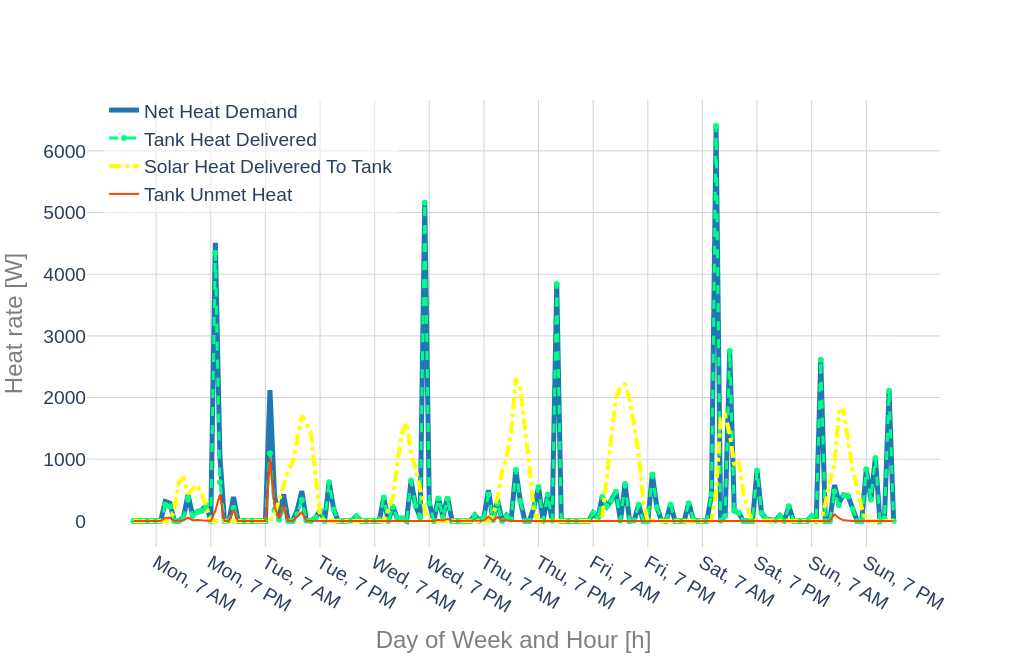

Here is the notebook cell this chart was saved with:
### Code cell
print('month, day, hour:\nData starts at', ts_res_indiv_new_cold.loc[first_hour, ['month','day', 'hour']].transpose().values, 'and ends at',
ts_res_indiv_new_cold.loc[last_hour, ['month','day', 'hour']].transpose().values)

ts_res_indiv_new_cold['day_of_week']= calendar_df['day_of_week'].str[:3] + ', ' + calendar_df['am_pm']
title = ''

fig = Plot(data_headers = [r['q_dem'], r['q_del_tank'],r['q_del_sol'],r['q_unmet_tank']], \
                 outpath = path, save_image = True, title = title, # title = 'Individual SWH Retrofit' + ', Climate Zone ' + str(int(cold_cz)),
                 label_v = 'Heat rate [W]', label_h = 'Day of Week and Hour [h]', \
                 legend = True, duration_curve = False, margin_l = m_l, margin_b = m_b,\
                 notebook_mode = True, width = w, height = h, fontsize = f, legend_x = 0.02, legend_y = 1.02).\
            series(ts_res_indiv_new_cold.loc[first_hour + 1 : last_hour,\
                ['day_of_week', r['q_dem'], r['q_del_tank'],r['q_del_sol'],r['q_unmet_tank']]], \
                 index_in_a_column = 'day_of_week', xtickvals = ts_res_indiv_new_cold['day_of_week'].unique()[6::12], \
                 outfile = 'ts_res_indiv_new_cold.pdf', modes = ['lines', 'lines+markers', 'lines', 'lines'], \
                   dashes = ['solid','dash','dashdot','solid'], width=[5,3,4,2], \
                   colors = ['rgb(31, 119, 180)', 'rgb(0,255,127)', 'rgb(255,255,0)', 'rgb(255,69,0)'])

### Figure 1 — Plotly figure (JSON) as saved in the notebook; plotly's stock layout.template omitted (floating-point values rounded to 4 significant figures; data arrays with more than 128 entries replaced by an {"elided": "..."} marker saying what was removed)
{"data": [{"line": {"color": "rgb(31, 119, 180)", "dash": "solid", "width": 5}, "mode": "lines", "name": "Net Heat Demand", "type": "scatter", "x": {"elided": "168 str values"}, "y": {"elided": "168 float values"}}, {"line": {"color": "rgb(0,255,127)", "dash": "dash", "width": 3}, "mode": "lines+markers", "name": "Tank Heat Delivered", "type": "scatter", "x": {"elided": "168 str values"}, "y": {"elided": "168 float values"}}, {"line": {"color": "rgb(255,255,0)", "dash": "dashdot", "width": 4}, "mode": "lines", "name": "Solar Heat Delivered To Tank", "type": "scatter", "x": {"elided": "168 str values"}, "y": {"elided": "168 float values"}}, {"line": {"color": "rgb(255,69,0)", "dash": "solid", "width": 2}, "mode": "lines", "name": "Tank Unmet Heat", "type": "scatter", "x": {"elided": "168 str values"}, "y": {"elided": "168 float values"}}], "layout": {"font": {"family": "arial", "size": 24}, "height": 660, "legend": {"bgcolor": "rgba(255, 255, 255, 0.5)", "font": {"family": "arial", "size": 19.2}, "x": 0.02, "y": 1.02}, "margin": {"b": 60, "l": 60}, "plot_bgcolor": "white", "showlegend": true, "title": {"font": {"family": "arial", "size": 24}, "text": ""}, "width": 1020, "xaxis": {"autorange": true, "gridcolor": "lightgrey", "range": [-10.2, 177.2], "tickfont": {"size": 19.2}, "tickvals": ["Mon, 7 AM", "Mon, 7 PM", "Tue, 7 AM", "Tue, 7 PM", "Wed, 7 AM", "Wed, 7 PM", "Thu, 7 AM", "Thu, 7 PM", "Fri, 7 AM", "Fri, 7 PM", "Sat, 7 AM", "Sat, 7 PM", "Sun, 7 AM", "Sun, 7 PM"], "title": {"font": {"color": "#7f7f7f", "size": 24}, "text": "Day of Week and Hour [h]"}, "type": "category"}, "yaxis": {"autorange": true, "gridcolor": "lightgrey", "range": [-423.5, 6826.0], "tickfont": {"size": 19.2}, "title": {"font": {"color": "#7f7f7f", "size": 24}, "text": "Heat rate [W]"}, "type": "linear"}}}
